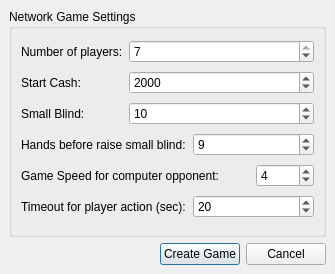
<ui version="4.0" >
 <class>createNetworkGameDialog</class>
 <widget class="QDialog" name="createNetworkGameDialog" >
  <property name="geometry" >
   <rect>
    <x>0</x>
    <y>0</y>
    <width>335</width>
    <height>274</height>
   </rect>
  </property>
  <property name="windowTitle" >
   <string>Create Network Game</string>
  </property>
  <layout class="QGridLayout" >
   <property name="margin" >
    <number>9</number>
   </property>
   <property name="spacing" >
    <number>6</number>
   </property>
   <item row="0" column="0" >
    <widget class="QGroupBox" name="groupBox" >
     <property name="title" >
      <string>Network Game Settings</string>
     </property>
     <layout class="QGridLayout" >
      <property name="margin" >
       <number>9</number>
      </property>
      <property name="spacing" >
       <number>6</number>
      </property>
      <item row="4" column="3" >
       <widget class="QSpinBox" name="spinBox_gameSpeed" >
        <property name="maximum" >
         <number>11</number>
        </property>
        <property name="minimum" >
         <number>1</number>
        </property>
        <property name="value" >
         <number>4</number>
        </property>
       </widget>
      </item>
      <item row="2" column="1" colspan="3" >
       <widget class="QSpinBox" name="spinBox_smallBlind" >
        <property name="maximum" >
         <number>500</number>
        </property>
        <property name="minimum" >
         <number>5</number>
        </property>
        <property name="value" >
         <number>10</number>
        </property>
       </widget>
      </item>
      <item row="2" column="0" >
       <widget class="QLabel" name="label_3" >
        <property name="text" >
         <string>Small Blind:</string>
        </property>
       </widget>
      </item>
      <item row="1" column="0" >
       <widget class="QLabel" name="label_2" >
        <property name="text" >
         <string>Start Cash:</string>
        </property>
       </widget>
      </item>
      <item row="0" column="0" >
       <widget class="QLabel" name="label" >
        <property name="text" >
         <string>Number of players:</string>
        </property>
       </widget>
      </item>
      <item row="1" column="1" colspan="3" >
       <widget class="QSpinBox" name="spinBox_startCash" >
        <property name="maximum" >
         <number>5000</number>
        </property>
        <property name="minimum" >
         <number>1000</number>
        </property>
        <property name="value" >
         <number>2000</number>
        </property>
       </widget>
      </item>
      <item row="0" column="1" colspan="3" >
       <widget class="QSpinBox" name="spinBox_quantityPlayers" >
        <property name="maximum" >
         <number>7</number>
        </property>
        <property name="minimum" >
         <number>2</number>
        </property>
        <property name="value" >
         <number>7</number>
        </property>
       </widget>
      </item>
      <item row="5" column="2" colspan="2" >
       <widget class="QSpinBox" name="spinBox_netTimeOutPlayerAction" >
        <property name="maximum" >
         <number>60</number>
        </property>
        <property name="minimum" >
         <number>5</number>
        </property>
        <property name="value" >
         <number>20</number>
        </property>
       </widget>
      </item>
      <item row="5" column="0" colspan="2" >
       <widget class="QLabel" name="label_6" >
        <property name="text" >
         <string>Timeout for player action (sec):</string>
        </property>
       </widget>
      </item>
      <item row="3" column="0" colspan="2" >
       <widget class="QLabel" name="label_4" >
        <property name="text" >
         <string>Hands before raise small blind:</string>
        </property>
       </widget>
      </item>
      <item row="3" column="2" colspan="2" >
       <widget class="QSpinBox" name="spinBox_handsBeforeRaiseSmallBlind" >
        <property name="minimum" >
         <number>1</number>
        </property>
        <property name="value" >
         <number>9</number>
        </property>
       </widget>
      </item>
      <item row="4" column="0" colspan="3" >
       <widget class="QLabel" name="label_5" >
        <property name="text" >
         <string>Game Speed for computer opponent:</string>
        </property>
       </widget>
      </item>
     </layout>
    </widget>
   </item>
   <item row="1" column="0" >
    <layout class="QHBoxLayout" >
     <property name="margin" >
      <number>0</number>
     </property>
     <property name="spacing" >
      <number>6</number>
     </property>
     <item>
      <spacer>
       <property name="orientation" >
        <enum>Qt::Horizontal</enum>
       </property>
       <property name="sizeHint" >
        <size>
         <width>181</width>
         <height>20</height>
        </size>
       </property>
      </spacer>
     </item>
     <item>
      <widget class="QPushButton" name="pushButton_createGame" >
       <property name="text" >
        <string>Create Game</string>
       </property>
      </widget>
     </item>
     <item>
      <widget class="QPushButton" name="pushButton_cancel" >
       <property name="text" >
        <string>Cancel</string>
       </property>
      </widget>
     </item>
    </layout>
   </item>
  </layout>
 </widget>
 <tabstops>
  <tabstop>spinBox_quantityPlayers</tabstop>
  <tabstop>spinBox_startCash</tabstop>
  <tabstop>spinBox_smallBlind</tabstop>
  <tabstop>spinBox_handsBeforeRaiseSmallBlind</tabstop>
  <tabstop>spinBox_gameSpeed</tabstop>
  <tabstop>pushButton_createGame</tabstop>
  <tabstop>pushButton_cancel</tabstop>
 </tabstops>
 <resources/>
 <connections>
  <connection>
   <sender>pushButton_createGame</sender>
   <signal>clicked()</signal>
   <receiver>createNetworkGameDialog</receiver>
   <slot>accept()</slot>
   <hints>
    <hint type="sourcelabel" >
     <x>168</x>
     <y>217</y>
    </hint>
    <hint type="destinationlabel" >
     <x>87</x>
     <y>215</y>
    </hint>
   </hints>
  </connection>
  <connection>
   <sender>pushButton_cancel</sender>
   <signal>clicked()</signal>
   <receiver>createNetworkGameDialog</receiver>
   <slot>reject()</slot>
   <hints>
    <hint type="sourcelabel" >
     <x>278</x>
     <y>230</y>
    </hint>
    <hint type="destinationlabel" >
     <x>288</x>
     <y>190</y>
    </hint>
   </hints>
  </connection>
 </connections>
</ui>
